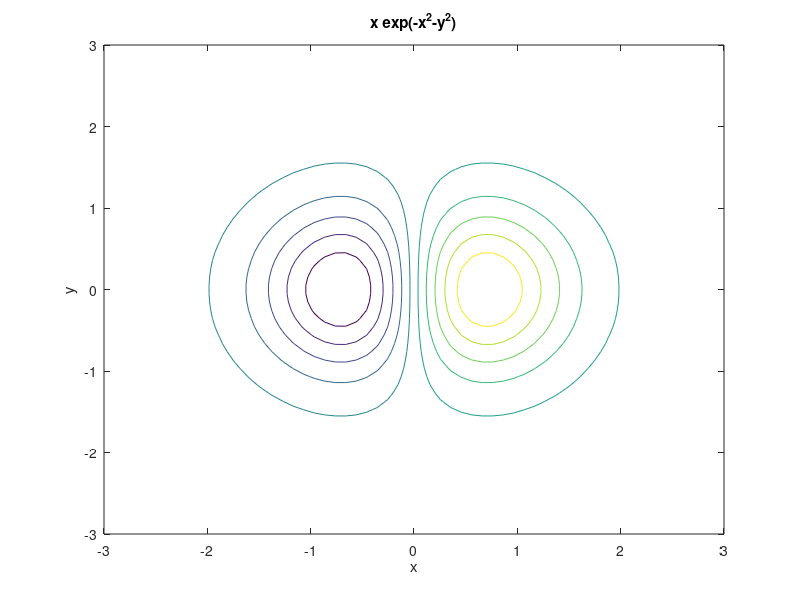
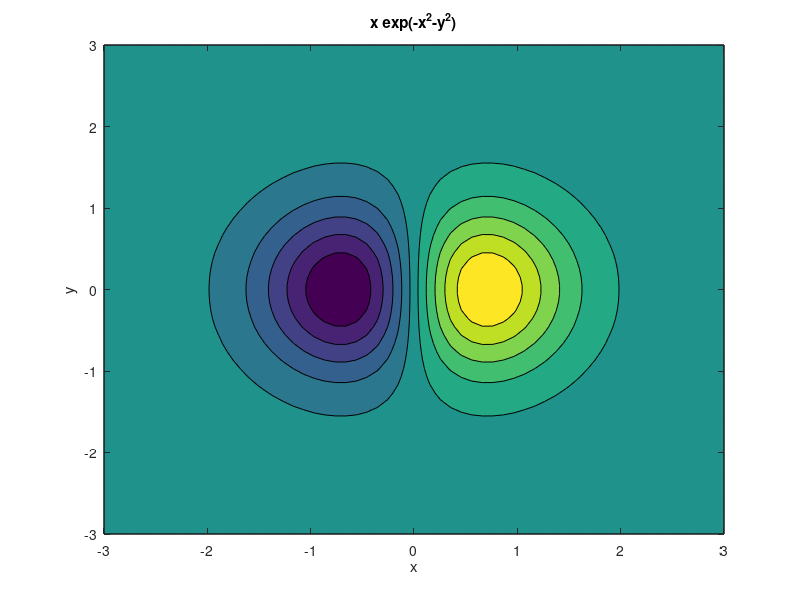
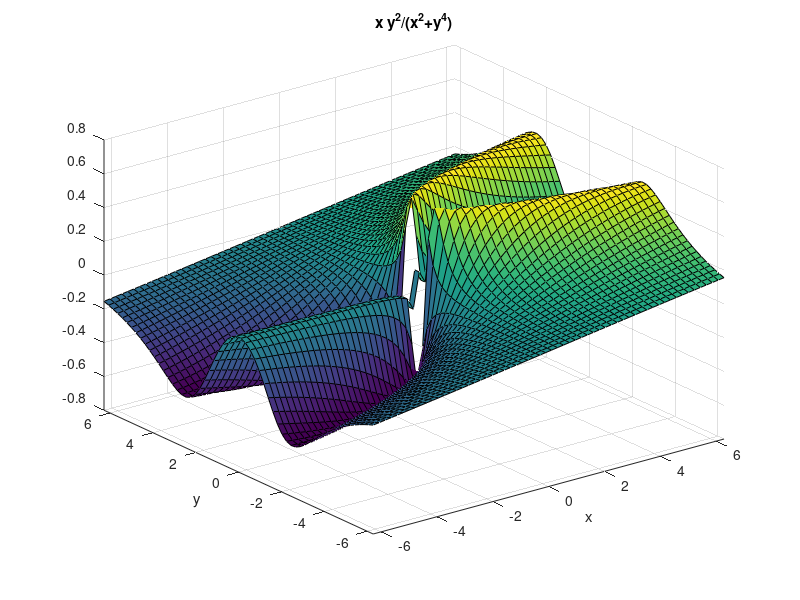

Write the MATLAB code that produced these figures, in order. (Note: this script raises an error after producing the figures.)
clc
clear all;
figure;
ezcontour('x.*exp(-x.^2-y.^2)',[-3,3]);
figure;
ezcontourf('x.*exp(-x.^2-y.^2)',[-3,3]);
figure;
ezsurf('x.*y.^2/(x.^2+y.^4)');
figure;
ezsurfc('s*sin(t)','cos(t)*s','t')